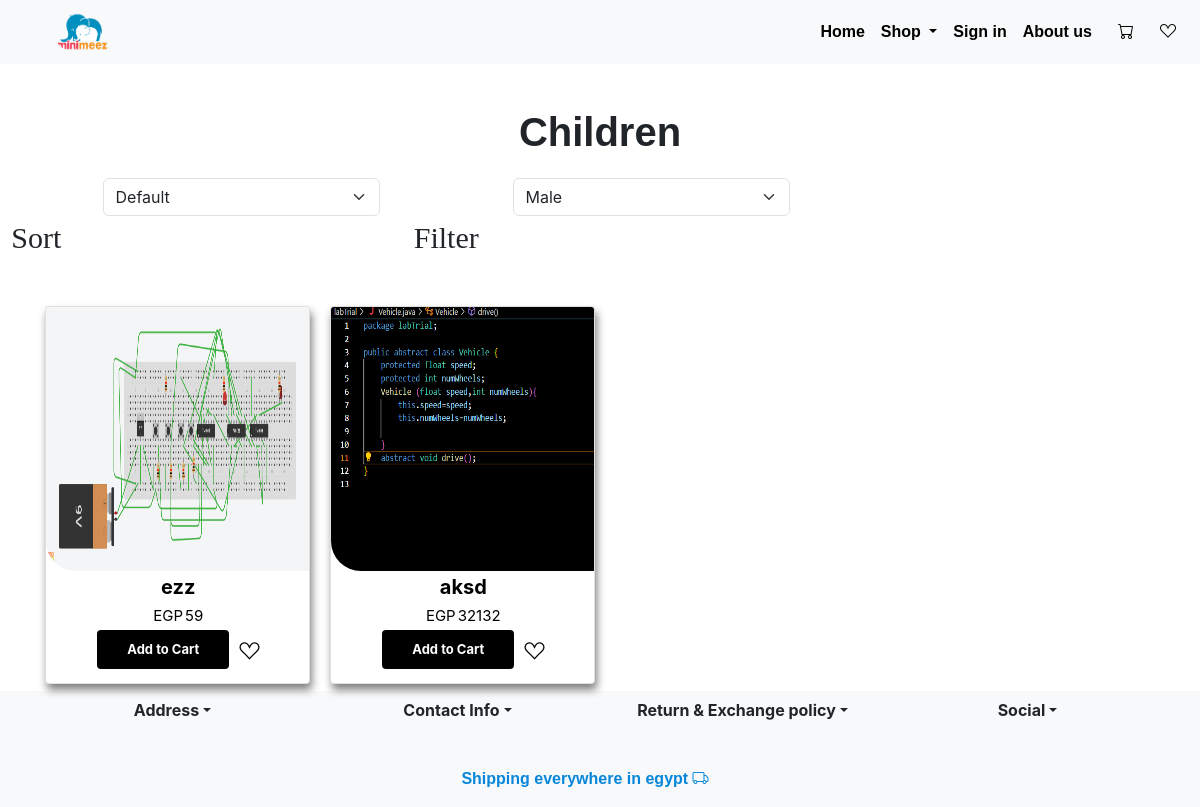
Page /children on the committed database.
### Home/models.py (models this page shows, shortened)
class childrenproduct(models.Model):
    productID= models.CharField(max_length=100)
    name = models.CharField(max_length=200)
    price = models.IntegerField()
    gender=models.CharField(max_length=100)
    img = models.ImageField(upload_to='home/images')

### Home/views.py (the view)
# urls.py: path('children',childrenproductListView.as_view(),name='children'),
class childrenproductListView(ListView):
    model=childrenproduct
    context_object_name='children'

### Home/templates/Home/childrenproduct_list.html (shortened to what this page needs)
{% extends 'Home/children.html' %}
{% block content %}
{% for child in children %}
 <div class="col-12 col-md-6 col-lg-4 col-xl-3 ">
    <div class="card mx-auto {{ child.gender }} ">
        <a class="card-anchor" href="{% url 'product-view' child_name=child.name child_price=child.price child_img=child.img.url child_productID=child.productID %}">
            <img src="{{child.img.url }}" class="card-img-top" alt="...">
            <div class="card-body product_data" >
                <p class="card-text">{{ child.name }}</p>
                <div class="cardprice">
                    <p class="currency">EGP
                    <p class="price">{{ child.price }}</p>
                    </p>
                </div>
                <br>
                <div class="justify-content-center" style="display: flex">
                        <button class="add-to-cart">Add to Cart
                        </button>
                        <div class="heart"> <i class="bi bi-suit-heart"></i></div>
                </div>
            </div>
        </a>
    </div>
</div>
{% endfor %}
{% endblock%}

### Home/static/Home/home.css (style rules this page uses)
.heart { padding-top: 7px; }

### Home/static/Home/cards.css (style rules this page uses)
.card { margin: 0.2cm; padding: 0px; box-shadow: 2px 6px 8px 0 grey; height: 10cm; width: 7cm; transition: all 0.3s; }
.card img { height: 7cm; }
.card-body { height: 3cm; width: 7cm; padding: 0px !important; }
.card-text { color: black; font-size: 20px; font-weight: bold; margin: 1px; }
.price { color: black; text-decoration: none !important; font-size: 15px; margin: 0px; }
.card-anchor { text-decoration: none !important; }
.heart { color: black !important; text-decoration: none !important; padding-left: 10px; font-size: 20px; transition: transform 0.3s ease-in-out; }
.add-to-cart { position: relative; display: inline-block; padding: 10px; font-size: 13px; border: none; background-color: black; color: white; font-weight: bold; cursor: pointer; transition: all 0.3s; width: 3cm; border-radius: 4px; }

### Home/static/Home/cart.css (style rules this page uses)
body { min-height: 100vh; display:flex; flex-direction: column; }

### Home/static/Home/myaccount.css (style rules this page uses)
* { margin: 0; padding: 0; box-sizing: border-box; }
body { background-color: white; }
img { border-top-left-radius: 30px; border-bottom-left-radius: 30px; }

### Home/static/Home/children.css (style rules this page uses)
.currency { font-size: 15px; margin: 0px; text-decoration: none; color: black; padding: 0px; margin-right: 2px; }
.cardprice { display: inline-flex; align-items: center; margin: 2px; }

### Home/static/Home/product.css (style rules this page uses)
.add-to-cart { width: 3.5cm !important; }

### rows in the picture
childrenproduct: img (picture), name "ezz", price "59"
childrenproduct: img (picture), name "aksd", price "32132"
